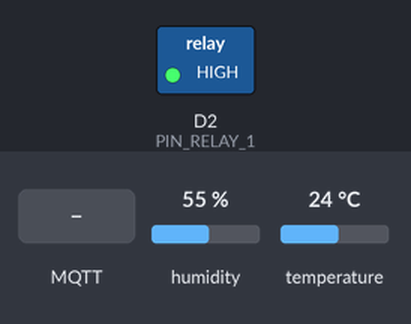
Bench run of a sketch on a simulated ESP8266 (NodeMCU). Parts: switched loads named in the sketch (green lamp = pin HIGH). The test bench sets the inputs (shaded band); at power-on: humidity 55 %, temperature 24 °C. WiFi joins after 1.5 s; servers stay silent unless stated; no MQTT or app messages arrive unless stated; what the sketch prints to the serial monitor is not drawn.

Above: at 2.7 s.
2.8 s: MQTT message "on" arrives on the first subscribed topic
At 3.6 s:
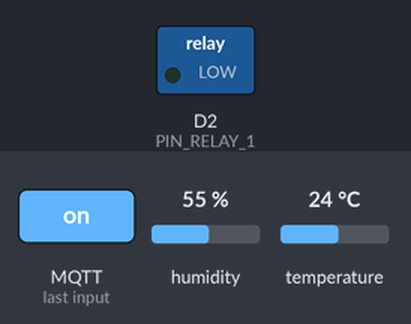
5.8 s: MQTT message "off" arrives on the first subscribed topic
At 7.1 s:
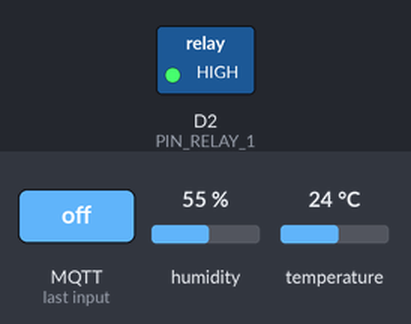
Timing chart, 0 to 8.8 s (numbered marks = the images above; inputs shaded):
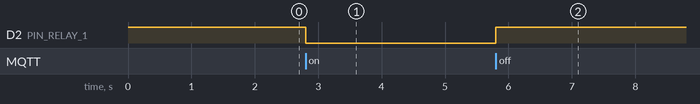

Measured:
- after the input at 2.8 s, D2 (PIN_RELAY_1): HIGH → LOW at once
- after the input at 5.8 s, D2 (PIN_RELAY_1): LOW → HIGH at once

The sketch:

MQTT_2channel.ino
```cpp
#include <ESP8266WiFi.h>
#include <PubSubClient.h>
#include "DHT.h"

#define DHTPIN D1
#define DHTTYPE DHT11
#define PIN_RELAY_1 D2
// #define PIN_RELAY_2 D6

const char* ssid = "Ouyang123-2.4G";
const char* password = "0988088011";
const char* mqtt_server = "broker.netpie.io";
const int mqtt_port = 1883;
const char* mqtt_Client = "b5e48c97-47cb-40bf-a297-138ba674e42b";
const char* mqtt_username = "DzXWGRyto8SmEhXfKja9u8qMuMV5nz6Q";
const char* mqtt_password = "wJ9MSSG)XtKXhW$Y6tlNrjDgmSaBtRCS";

WiFiClient espClient;
PubSubClient client(espClient);
DHT dht(DHTPIN, DHTTYPE);

char msg[100];
long lastMsg = 0;
int value = 0;
float humidity = 0.0;
float temperature = 0.0;

void reconnect() {
  while (!client.connected()) {
    Serial.print("Attempting MQTT connection…");
    if (client.connect(mqtt_Client, mqtt_username, mqtt_password)) {
      Serial.println("connected");
      client.subscribe("@msg/manual");
      client.subscribe("@msg/relay");
      client.subscribe("@msg/auto/#");
      // client.subscribe("@shadow/data/updated");
    } else {
      Serial.print("failed, rc=");
      Serial.print(client.state());
      Serial.println("try connecting to NETPIE again in 5 seconds");
      delay(5000);
    }
  }
}

void callback(char* topic, byte* payload, unsigned int length) {
  Serial.print("Message arrived [");
  Serial.print(topic);
  Serial.print("] ");
  String message;
  for (int i = 0; i < length; i++) {
    message = message + (char)payload[i];
  }
  Serial.println(message);

  if (String(topic) == "@msg/auto/mode") {
    if (message == "on") {
      client.publish("@shadow/data/update", "{\"data\" : {\"auto\" : \"on\"}}");
      Serial.println("Auto mode ON");
    } else if (message == "off") {
      client.publish("@shadow/data/update", "{\"data\" : {\"auto\" : \"off\"}}");
      Serial.println("Auto mode OFF");
    }
  }

  if (String(topic) == "@msg/manual") {
    if (message == "on") {
      digitalWrite(PIN_RELAY_1, LOW);
      // digitalWrite(PIN_RELAY_2, LOW);
      client.publish("@shadow/data/update", "{\"data\" : {\"manual\" : \"on\"}}");
      Serial.println("Manually ON");
    } else if (message == "off") {
      digitalWrite(PIN_RELAY_1, HIGH);
      // digitalWrite(PIN_RELAY_2, HIGH);
      client.publish("@shadow/data/update", "{\"data\" : {\"manual\" : \"off\"}}");
      Serial.println("Manually OFF");
    }
  }

  if (String(topic) == "@msg/relay") {
    if (message == "on") {
      digitalWrite(PIN_RELAY_1, LOW);
      // digitalWrite(PIN_RELAY_2, LOW);
      client.publish("@shadow/data/update", "{\"data\" : {\"relay\" : \"on\"}}");
      Serial.println("Relay ON");
    } else if (message == "off") {
      digitalWrite(PIN_RELAY_1, HIGH);
      // digitalWrite(PIN_RELAY_2, HIGH);
      client.publish("@shadow/data/update", "{\"data\" : {\"relay\" : \"off\"}}");
      Serial.println("Relay OFF");
    }
  }

  if (String(topic) == "@msg/auto/RHset") {
    int RHsetting = message.toInt();
    String data2 = "{\"data\": {\"RHset\":" + String(message) + "}}";
    data2.toCharArray(msg, (data2.length() + 1));
    client.publish("@shadow/data/update", msg);
    // if (RHsetting < humidity) {
    //   Serial.println("Turning on now");
    // }
    Serial.println("RH SET IS: " + message);
  }
}


void setup() {
  Serial.begin(115200);
  pinMode(PIN_RELAY_1, OUTPUT);
  // pinMode(PIN_RELAY_2, OUTPUT);
  digitalWrite(PIN_RELAY_1, HIGH);  // Set relay "off"
  // digitalWrite(PIN_RELAY_2, HIGH);  // Set relay "off"
  Serial.println();
  Serial.print("Connecting to ");
  Serial.println(ssid);
  WiFi.begin(ssid, password);
  while (WiFi.status() != WL_CONNECTED) {
    delay(500);
    Serial.print(".");
  }
  Serial.println("");
  Serial.println("WiFi connected");
  Serial.println("IP address: ");
  Serial.println(WiFi.localIP());
  client.setServer(mqtt_server, mqtt_port);
  client.setCallback(callback);
  dht.begin();
}


void loop() {
  float humidity = dht.readHumidity();
  float temperature = dht.readTemperature();
  if (!client.connected()) {
    reconnect();
  }
  client.loop();

  long now = millis();
  if (now - lastMsg > 20000) {
    lastMsg = now;
    ++value;
    String data = "{\"data\": {\"humidity\":" + String(humidity) + ", \"temperature\":" + String(temperature) + "}}";
    Serial.println(data);
    data.toCharArray(msg, (data.length() + 1));
    client.publish("@shadow/data/update", msg);
  }
  delay(1);
}
```
